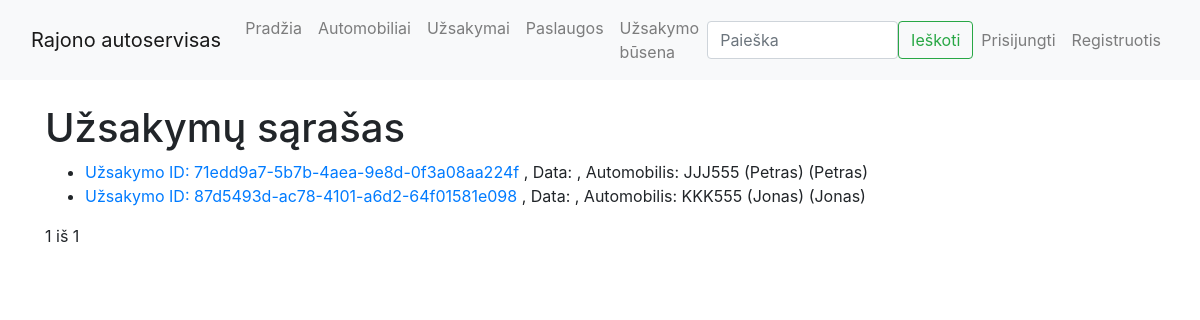
The app's page /autoservice/uzsakymai/, older data.
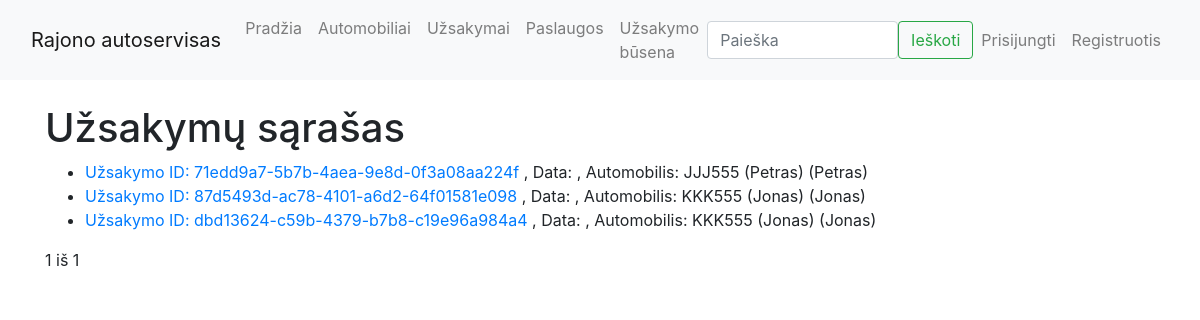
The same page, newer data.
### autoservice/models.py (models this page shows, shortened)
class Uzsakymas(models.Model):
    STATUSO_BUSENA = [
        ('nepradetas', 'Nepradėtas'),
        ('vykdomas', 'Vykdomas'),
        ('uzbaigtas', 'Užbaigtas'),
        ('atsauktas', 'Atšauktas')
    ]
    id = models.UUIDField(primary_key=True, default=uuid.uuid4)
    data = models.DateField('Data', auto_now_add=True)
    automobilis = models.ForeignKey(Automobilis, on_delete=models.CASCADE)
    statusas = models.CharField(max_length=20, choices=STATUSO_BUSENA, default='nepradetas')
    vartotojas = models.ForeignKey(User, on_delete=models.SET_NULL, null=True, blank=True)
    grazinimo_terminas = models.DateField('Gražinimo terminas', null=True, blank=True)
    class Meta:
        verbose_name = "Užsakymas"
        verbose_name_plural = "Užsakymai"

class Automobilis(models.Model):
    id = models.AutoField(primary_key=True)
    valstybinis_nr = models.CharField('Valstybinis numeris', max_length=8)
    automobilio_modelis = models.ForeignKey(AutomobilioModelis, on_delete=models.CASCADE)
    vin_kodas = models.CharField('VIN kodas', max_length=17)
    klientas = models.CharField('Klientas', max_length=255)
    nuotrauka = models.ImageField('Nuotrauka', upload_to='automobiliai/', null=True, blank=True)
    aprasymas = HTMLField('Aprašymas', null=True, blank=True)
    def __str__(self):
        return f"{self.valstybinis_nr} ({self.klientas})"
    class Meta:
        verbose_name = "Automobilis"
        verbose_name_plural = "Automobiliai"

### autoservice/views.py (the view)
# urls.py: path('uzsakymai/', views.UzsakymasListView.as_view(), name='uzsakymai'),
class UzsakymasListView(generic.ListView):
    model = Uzsakymas
    paginate_by = 10
    template_name = 'uzsakymas_list.html'
    context_object_name = 'uzsakymai'

### autoservice/templates/uzsakymas_list.html (shortened to what this page needs)
{% extends "base.html" %}
{% block content %}
  <h1>Užsakymų sąrašas</h1>
  <ul>
    {% for uzsakymas in uzsakymai %}
        <li>
            <a href="{% url 'uzsakymas_detail' uzsakymas.id %}">
                Užsakymo ID: {{ uzsakymas.id }}
            </a>, Data: {{ uzsakymas.date }}, Automobilis: {{ uzsakymas.automobilis }} ({{ uzsakymas.automobilis.klientas }})
        </li>
    {% endfor %}
</ul>
  <div class="pagination">
    <span>{{ page_obj.number }} iš {{ page_obj.paginator.num_pages }}</span>
  </div>
{% endblock %}

Row changes from the older to the newer data that the page shows:
added Uzsakymas: id "dbd13624-c59b-4379-b7b8-c19e96a984a4", automobilis "KKK555 (Jonas)", automobilis.klientas "Jonas"
